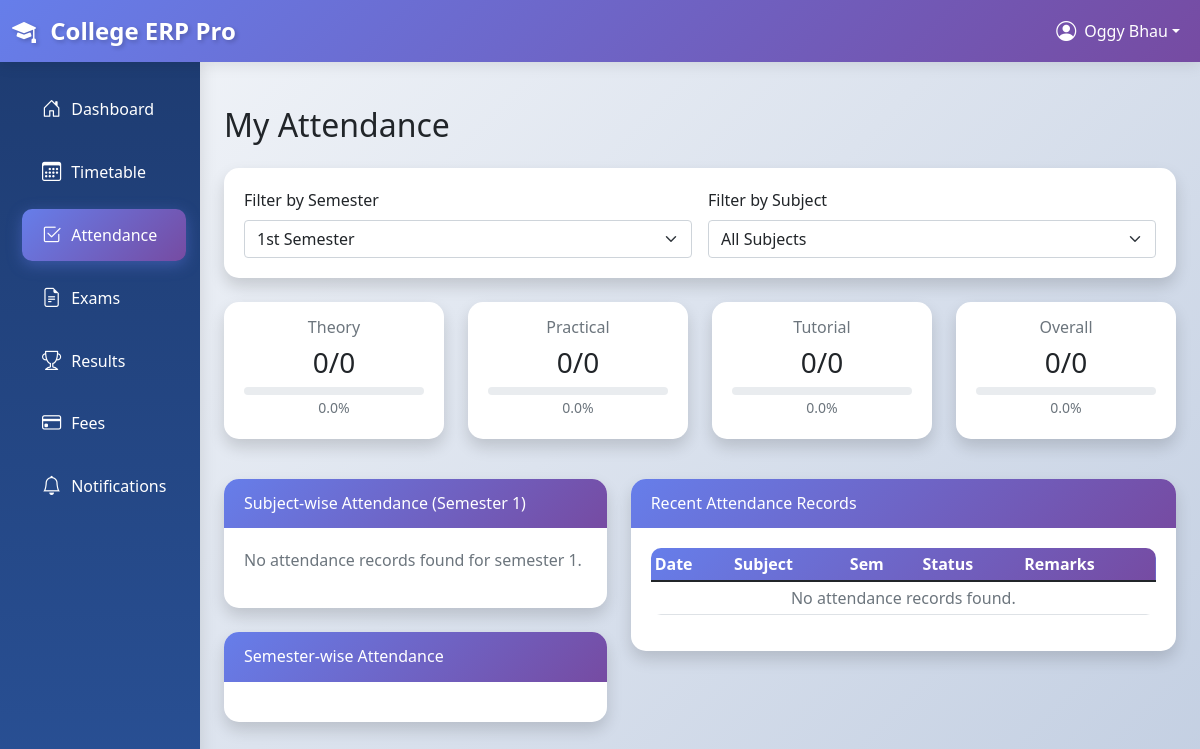
The app's page /students/attendance/ (signed in), older data.
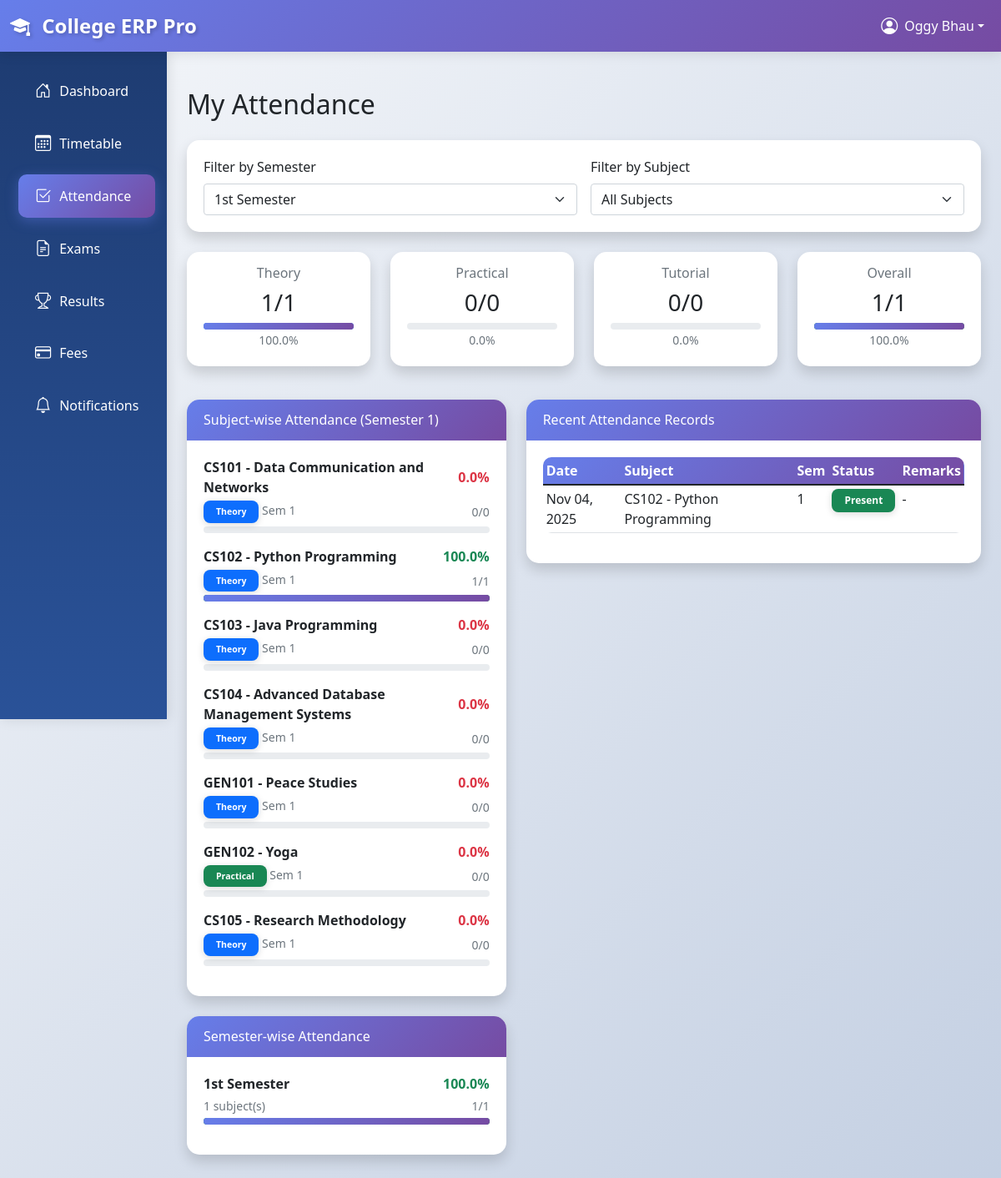
The same page, newer data.
### academics/models.py (models this page shows, shortened)
class Subject(models.Model):
    SUBJECT_TYPE_CHOICES = [
        ('TH', 'Theory'),
        ('PR', 'Practical'),
        ('TU', 'Tutorial'),
    ]
    course = models.ForeignKey(Course, on_delete=models.CASCADE)
    class_assigned = models.ForeignKey(Class, on_delete=models.CASCADE)
    teacher = models.ForeignKey(
        settings.AUTH_USER_MODEL,
        on_delete=models.SET_NULL,
        null=True,
        blank=True,
        related_name='taught_subjects'
    )
    subject_type = models.CharField(max_length=2, choices=SUBJECT_TYPE_CHOICES, default='TH')
    class Meta:
        unique_together = ['course', 'class_assigned']

class Course(models.Model):
    SEMESTER_CHOICES = [
        (1, '1st Semester'),
        (2, '2nd Semester'),
        (3, '3rd Semester'),
        (4, '4th Semester'),
        (5, '5th Semester'),
        (6, '6th Semester'),
        (7, '7th Semester'),
        (8, '8th Semester'),
    ]
    name = models.CharField(max_length=100)
    code = models.CharField(max_length=20, unique=True)
    department = models.ForeignKey(Department, on_delete=models.CASCADE)
    semester = models.IntegerField(choices=SEMESTER_CHOICES)
    credits = models.IntegerField(validators=[MinValueValidator(1), MaxValueValidator(6)])
    description = models.TextField(blank=True)
    syllabus = models.FileField(upload_to='syllabi/', null=True, blank=True)
    created_at = models.DateTimeField(auto_now_add=True)

class Attendance(models.Model):
    student = models.ForeignKey(
        settings.AUTH_USER_MODEL,
        on_delete=models.CASCADE,
        related_name='attendance_records'
    )
    subject = models.ForeignKey(Subject, on_delete=models.CASCADE)
    date = models.DateField()
    is_present = models.BooleanField(default=False)
    remarks = models.CharField(max_length=100, blank=True)
    marked_by = models.ForeignKey(
        settings.AUTH_USER_MODEL,
        on_delete=models.SET_NULL,
        null=True,
        related_name='marked_attendance'
    )
    created_at = models.DateTimeField(auto_now_add=True)
    class Meta:
        unique_together = ['student', 'subject', 'date']

### students/views.py (the view)
# urls.py: path('attendance/', views.attendance_overview, name='attendance_overview'),
@login_required
def attendance(request):
    if not request.user.is_student:
        messages.error(request, "Access denied.")
        return redirect('accounts:login')
    student = request.user.student_profile
    current_semester = student.student_class.semester if student.student_class else None
    selected_semester = request.GET.get('semester')
    if selected_semester:
        try:
            selected_semester = int(selected_semester)
        except ValueError:
            selected_semester = current_semester
    else:
        selected_semester = current_semester
    semesters = Course.SEMESTER_CHOICES
    all_attendance_records = Attendance.objects.filter(
        student=request.user
    ).select_related('subject__course', 'subject__course__department', 'subject', 'marked_by').order_by('-date')
    attendance_records = all_attendance_records
    if selected_semester:
        attendance_records = attendance_records.filter(subject__course__semester=selected_semester)
    subjects = Subject.objects.filter(class_assigned=student.student_class).select_related('course', 'course__department')
    if selected_semester:
        subjects = subjects.filter(course__semester=selected_semester)
    selected_subject_id = request.GET.get('subject')
    selected_subject = None
    if selected_subject_id:
        try:
            selected_subject = subjects.get(id=selected_subject_id)
        except Subject.DoesNotExist:
            pass
    rows = []
    aggregates = {
        'TH': {'present': 0, 'total': 0},
        'PR': {'present': 0, 'total': 0},
        'TU': {'present': 0, 'total': 0},
    }
    semester_attendance = {}
    for semester_num, semester_name in semesters:
        semester_attendance[semester_num] = {
            'name': semester_name,
            'subjects': [],
            'present': 0,
            'total': 0,
            'percentage': 0.0
        }
    all_subjects = Subject.objects.filter(class_assigned=student.student_class).select_related('course', 'course__department')
    for subject in all_subjects:
        total = all_attendance_records.filter(subject=subject).count()
        present = all_attendance_records.filter(subject=subject, is_present=True).count()
        percentage = round((present / total * 100), 2) if total > 0 else 0.0
        sem = subject.course.semester
        if sem in semester_attendance and total > 0:
            semester_attendance[sem]['subjects'].append({
                'subject': subject,
                'present': present,
                'total': total,
                'percentage': percentage,
            })
            semester_attendance[sem]['present'] += present
            semester_attendance[sem]['total'] += total
    for subject in subjects:
        total = attendance_records.filter(subject=subject).count()
        present = attendance_records.filter(subject=subject, is_present=True).count()
        percentage = round((present / total * 100), 2) if total > 0 else 0.0
        rows.append({
            'subject': subject,
            'subject_type': subject.subject_type,
            'present': present,
            'total': total,
            'percentage': percentage,
            'semester': subject.course.semester,
        })
        if subject.subject_type in aggregates:
            aggregates[subject.subject_type]['present'] += present
            aggregates[subject.subject_type]['total'] += total
    for sem in semester_attendance:
        sem_data = semester_attendance[sem]
        if sem_data['total'] > 0:
            sem_data['percentage'] = round((sem_data['present'] / sem_data['total'] * 100), 2)
    def pct(p, t):
        return round((p / t * 100), 2) if t > 0 else 0.0
    summary = {
        'theory': {
            'present': aggregates['TH']['present'],
            'total': aggregates['TH']['total'],
            'percentage': pct(aggregates['TH']['present'], aggregates['TH']['total']),
        },
        'practical': {
            'present': aggregates['PR']['present'],
            'total': aggregates['PR']['total'],
            'percentage': pct(aggregates['PR']['present'], aggregates['PR']['total']),
        },
        'tutorial': {
            'present': aggregates['TU']['present'],
            'total': aggregates['TU']['total'],
            'percentage': pct(aggregates['TU']['present'], aggregates['TU']['total']),
        },
    }
    overall_present = sum(a['present'] for a in aggregates.values())
    overall_total = sum(a['total'] for a in aggregates.values())
    summary['overall'] = {
        'present': overall_present,
        'total': overall_total,
        'percentage': pct(overall_present, overall_total),
    }
    recent_records = attendance_records[:20]
    if selected_subject:
        recent_records = attendance_records.filter(subject=selected_subject)[:20]
    context = {
        'student': student,
        'rows': rows,
        'summary': summary,
        'recent_records': recent_records,
        'subjects': subjects,
        'selected_subject': selected_subject,
        'semesters': semesters,
        'selected_semester': selected_semester,
        'current_semester': current_semester,
        'semester_attendance': semester_attendance,
    }
    return render(request, 'students/attendance.html', context)

### accounts/models.py (called while the page is built)
    @property
    def is_student(self):
        return self.user_type == 'student'

    @property
    def is_admin(self):
        return self.user_type == 'admin'

### college_erp/context_processors.py (called while the page is built)
def global_context(request):
    context = {
        'all_departments': Department.objects.all().order_by('name'),
    }
    return context

### templates/students/attendance.html (shortened to what the changed rows need)
{% extends 'base.html' %}
{% block content %}
<div class="py-4">
    <h1 class="h2 mb-4">My Attendance</h1>
    <div class="row mb-4">
        <div class="col-md-3 mb-3">
            <div class="card shadow">
                <div class="card-body text-center">
                    <h6 class="card-subtitle mb-2 text-muted">Theory</h6>
                    <h3 class="mb-0">{{ summary.theory.present }}/{{ summary.theory.total }}</h3>
                    <div class="progress mt-2">
                        <div class="progress-bar bg-primary" style="width: {{ summary.theory.percentage }}%"></div>
                    </div>
                    <small class="text-muted">{{ summary.theory.percentage }}%</small>
                </div>
            </div>
        </div>
        <div class="col-md-3 mb-3">
            <div class="card shadow">
                <div class="card-body text-center">
                    <h6 class="card-subtitle mb-2 text-muted">Overall</h6>
                    <h3 class="mb-0">{{ summary.overall.present }}/{{ summary.overall.total }}</h3>
                    <div class="progress mt-2">
                        <div class="progress-bar {% if summary.overall.percentage >= 75 %}bg-success{% elif summary.overall.percentage >= 50 %}bg-warning{% else %}bg-danger{% endif %}" style="width: {{ summary.overall.percentage }}%"></div>
                    </div>
                    <small class="text-muted">{{ summary.overall.percentage }}%</small>
                </div>
            </div>
        </div>
    </div>
    <div class="row">
        <div class="col-md-5 mb-4">
            <div class="card shadow">
                <div class="card-body">
                    {% if rows %}
                        {% for row in rows %}
                            <div class="mb-3">
                                <div class="d-flex justify-content-between align-items-center mb-1">
                                    <span class="fw-bold">{{ row.subject.course.code }} - {{ row.subject.course.name }}</span>
                                    <strong class="{% if row.percentage >= 75 %}text-success{% elif row.percentage >= 50 %}text-warning{% else %}text-danger{% endif %}">
                                        {{ row.percentage }}%
                                    </strong>
                                </div>
                                <div class="d-flex justify-content-between align-items-center mb-1">
                                    <small class="text-muted">
                                        <span class="badge bg-{% if row.subject_type == 'TH' %}primary{% elif row.subject_type == 'PR' %}success{% else %}info{% endif %}">
                                            {{ row.subject.get_subject_type_display }}
                                        </span>
                                        Sem {{ row.semester }}
                                    </small>
                                    <small class="text-muted">{{ row.present }}/{{ row.total }}</small>
                                </div>
                                <div class="progress" style="height: 8px;">
                                    <div class="progress-bar {% if row.percentage >= 75 %}bg-success{% elif row.percentage >= 50 %}bg-warning{% else %}bg-danger{% endif %}"
                                         style="width: {{ row.percentage }}%"></div>
                                </div>
                            </div>
                        {% endfor %}
                    {% else %}
                        <p class="text-muted">No attendance records found{% if selected_semester %} for semester {{ selected_semester }}{% endif %}.</p>
                    {% endif %}
                </div>
            </div>
            {% if semester_attendance %}
                <div class="card shadow mt-4">
                    <div class="card-body">
                        {% for sem_num, sem_name in semesters %}
                            {% for key, sem_data in semester_attendance.items %}
                                {% if key == sem_num and sem_data.total > 0 %}
                                    <div class="mb-3">
                                        <div class="d-flex justify-content-between align-items-center mb-1">
                                            <span class="fw-bold">{{ sem_data.name }}</span>
                                            <strong class="{% if sem_data.percentage >= 75 %}text-success{% elif sem_data.percentage >= 50 %}text-warning{% else %}text-danger{% endif %}">
                                                {{ sem_data.percentage }}%
                                            </strong>
                                        </div>
                                        <div class="d-flex justify-content-between align-items-center mb-1">
                                            <small class="text-muted">{{ sem_data.subjects|length }} subject(s)</small>
                                            <small class="text-muted">{{ sem_data.present }}/{{ sem_data.total }}</small>
                                        </div>
                                        <div class="progress" style="height: 8px;">
                                            <div class="progress-bar {% if sem_data.percentage >= 75 %}bg-success{% elif sem_data.percentage >= 50 %}bg-warning{% else %}bg-danger{% endif %}"
                                                 style="width: {{ sem_data.percentage }}%"></div>
                                        </div>
                                    </div>
                                {% endif %}
                            {% endfor %}
                        {% endfor %}
                    </div>
                </div>
            {% endif %}
        </div>
        <div class="col-md-7">
            <div class="card shadow">
                <div class="card-body">
                    <div class="table-responsive">
                        <table class="table table-sm table-hover">
                            <thead>
                                <tr>
                                    <th>Date</th>
                                    <th>Subject</th>
                                    <th>Sem</th>
                                    <th>Status</th>
                                    <th>Remarks</th>
                                </tr>
                            </thead>
                            <tbody>
                                {% for record in recent_records %}
                                <tr>
                                    <td>{{ record.date|date:"M d, Y" }}</td>
                                    <td>{{ record.subject.course.code }} - {{ record.subject.course.name }}</td>
                                    <td>{{ record.subject.course.semester }}</td>
                                    <td>
                                        {% if record.is_present %}
                                            <span class="badge bg-success">Present</span>
                                        {% else %}
                                            <span class="badge bg-danger">Absent</span>
                                        {% endif %}
                                    </td>
                                    <td>{{ record.remarks|default:"-" }}</td>
                                </tr>
                                {% empty %}
                                <tr>
                                    <td colspan="5" class="text-center text-muted">No attendance records found{% if selected_subject %} for this subject{% endif %}.</td>
                                </tr>
                                {% endfor %}
                            </tbody>
                        </table>
                    </div>
                </div>
            </div>
        </div>
    </div>
</div>
{% endblock %}

Row changes from the older to the newer data that the page shows:
added Subject: subject.course.code "CS101", subject.course.name "Data Communication and Networks", percentage "0.0", subject.subject_type "Theory", semester "1", present "0", total "0"
added Subject: subject.course.code "CS102", subject.course.name "Python Programming", percentage "100.0", subject.subject_type "Theory", semester "1", present "1", total "1"
added Subject: subject.course.code "CS103", subject.course.name "Java Programming", percentage "0.0", subject.subject_type "Theory", semester "1", present "0", total "0"
added Subject: subject.course.code "CS104", subject.course.name "Advanced Database Management Systems", percentage "0.0", subject.subject_type "Theory", semester "1", present "0", total "0"
added Subject: subject.course.code "GEN101", subject.course.name "Peace Studies", percentage "0.0", subject.subject_type "Theory", semester "1", present "0", total "0"
added Subject: subject.course.code "GEN102", subject.course.name "Yoga", percentage "0.0", subject.subject_type "Practical", semester "1", present "0", total "0"
added Subject: subject.course.code "CS105", subject.course.name "Research Methodology", percentage "0.0", subject.subject_type "Theory", semester "1", present "0", total "0"
added Attendance: date "Nov 04, 2025", subject.course.code "CS102", subject.course.name "Python Programming", subject.course.semester "1", is_present "Present", remarks "-"
Text that changed along with them:
{{ summary.theory.present }}: "0" → "1"
{{ summary.theory.total }}: "0" → "1"
{{ summary.theory.percentage }}: "0.0" → "100.0"
{{ summary.overall.present }}: "0" → "1"
{{ summary.overall.total }}: "0" → "1"
{{ summary.overall.percentage }}: "0.0" → "100.0"
{{ selected_semester }}: "1" → (not shown)
new list line: "1st Semester 100.0 % 1 subject(s) 1 / 1"
text no longer shown: "No attendance records found for semester . No attendance records found ."
